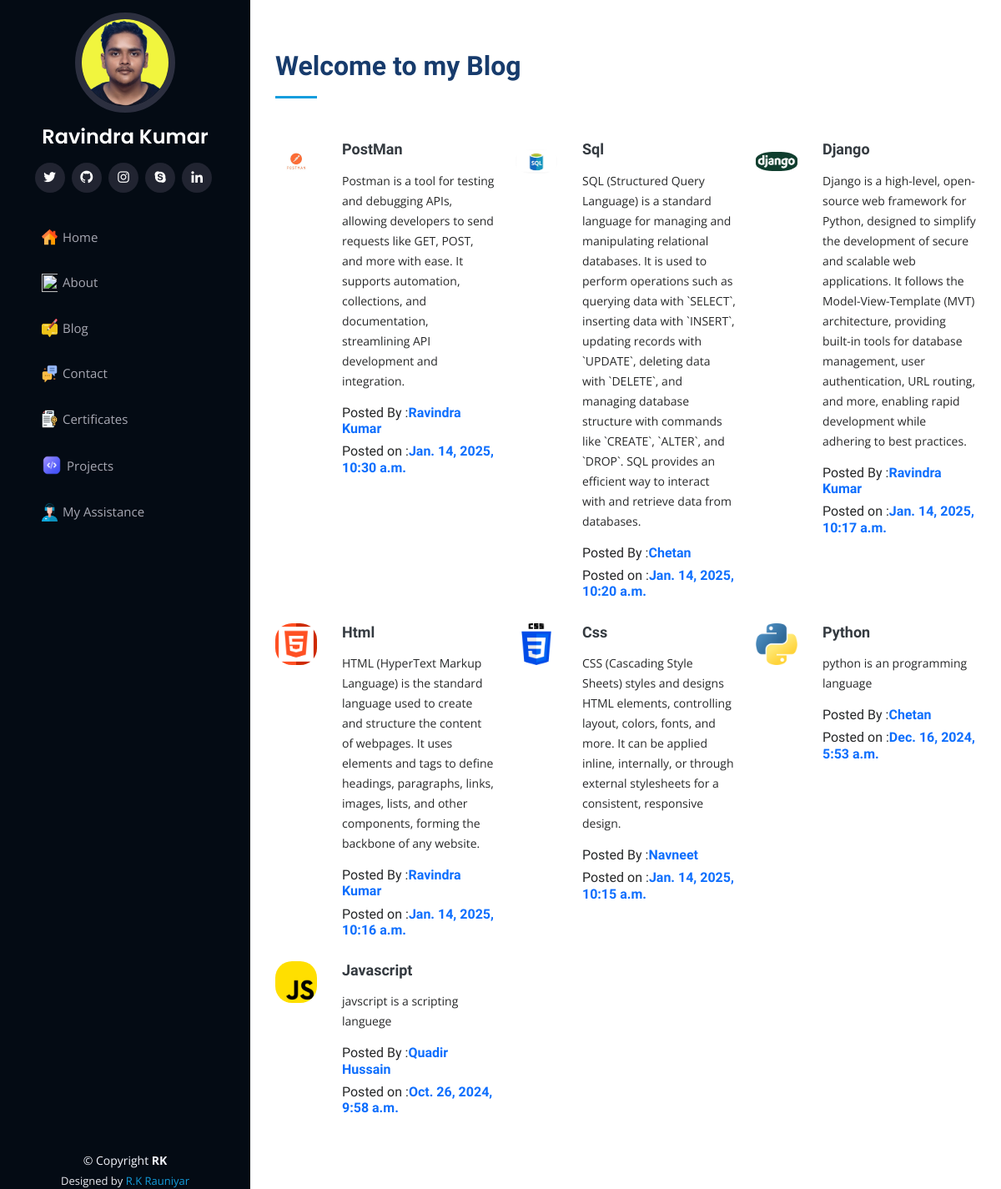
/blog, run on an earlier commit of the app's database.
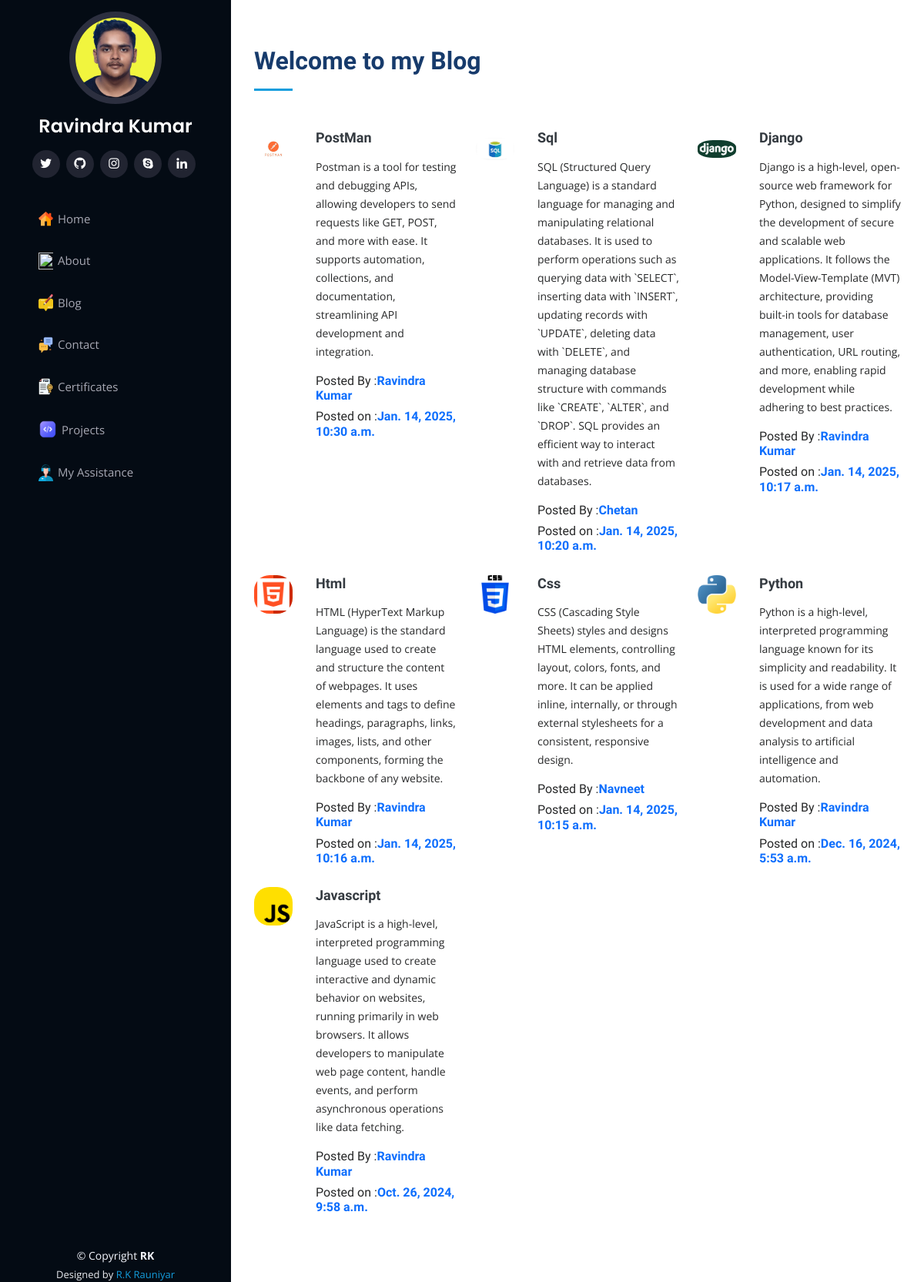
And on a later commit of the database.
### portfolio/models.py (models this page shows, shortened)
class Blog(models.Model):
    title = models.CharField(max_length=60)
    description = models.TextField()
    authname = models.CharField(max_length=15)
    img = models.ImageField(upload_to='blog',blank=True,null=True)
    timeStamp = models.DateTimeField(auto_now_add=True,blank=True)

### portfolio/views.py (the view)
# urls.py: path('blog', views.handleblog, name="blog"),
@csrf_exempt
def handleblog(request):
    posts = Blog.objects.all()
    context = {"posts": posts}
    return render(request, 'handleblog.html', context)

### templates/handleblog.html (shortened to what this page needs)
{% extends 'base.html' %}
{% block body %}
{% load static %}
<section id="services" class="services hidden">
    <div class="container">
        <div class="section-title">
            <h2>Welcome to my Blog</h2>
        </div>
        <div class="row">
            {% for post in posts reversed %}
            <div class="col-lg-4 col-md-6 icon-box" data-aos="fade-up">
                <div class="icon" style="border-radius:40%; height:50px; width:50px">
                    <img
                        style="border-radius:40%"
                        width="100%"
                        height="100%"
                        src="{{post.img.url}}"
                        class="img-fluid"
                        alt="no-image"
                    />
                </div>
                <h4 class="title"><a href="">{{post.title}}</a></h4>
                <p class="description">{{post.description}}</p>
                <div style="padding-left:80px">
                    <h6>Posted By :<b class="text-primary">{{post.authname}}</b></h6>
                    <h6>Posted on :<b class="text-primary">{{post.timeStamp}}</b></h6>
                </div>
            </div>
            {% endfor %}
        </div>
    </div>
</section>
{% endblock body %}

### templates/base.html (shortened to what this page needs)
{% load static %}
<!DOCTYPE html>
<html lang="en">
<head>
  <link href="{% static 'assets/vendor/aos/aos.css' %}" rel="stylesheet">
  <link href="{% static 'assets/vendor/bootstrap/css/bootstrap.min.css' %}" rel="stylesheet">
  <link href="{% static 'assets/vendor/bootstrap-icons/bootstrap-icons.css' %}" rel="stylesheet">
  <link href="{% static 'assets/vendor/boxicons/css/boxicons.min.css' %}" rel="stylesheet">
  <link href="{% static 'assets/vendor/glightbox/css/glightbox.min.css' %}" rel="stylesheet">
  <link href="{% static 'assets/vendor/swiper/swiper-bundle.min.css' %}" rel="stylesheet">
  <link href="{% static 'assets/css/style.css' %}" rel="stylesheet">
</head>
<body>
  <header id="header">
    <div class="d-flex flex-column">
      <div class="profile">
        <img src="{% static 'assets/img/1703669161419.jpeg' %}" alt="home img" class="img-fluid rounded-circle">
        <h1 class="text-light"><a href="index.html">Ravindra Kumar</a></h1>
        <div class="social-links mt-3 text-center">
          <a href="https://x.com/Ravindr60815078?t=IqYHnIbddRM6nbsfDNlAQw&s=08" target="_blank" class="twitter"><i class="bx bxl-twitter"></i></a>
          <a href="https://github.com/Ravindrak0812" target="_blank" class="github"><i class="bx bxl-github"></i></a>
          <a href="#" class="instagram"><i class="bx bxl-instagram"></i></a>
          <a href="#" class="google-plus"><i class="bx bxl-skype"></i></a>
          <a href="https://www.linkedin.com/in/ravindra-kumar-578642207" class="linkedin" target="_blank"><i class="bx bxl-linkedin"></i></a>
        </div>
      </div>
      <nav id="navbar" class="nav-menu navbar" style="padding-left:20px">
   <ul>
  <li><a href="{% url 'home' %}" class="nav-link scrollto" style="padding-right:6px; transition: color 0.3s;" onmouseover="this.style.color='yellow'" onmouseout="this.style.color='';">
    <img src="{% static 'assets/img/home.png' %}" height="22px" width="25px" style="padding-right:6px"> <span>Home</span></a></li>
  <li><a href="{% url 'about' %}" class="nav-link scrollto" style="padding-right:6px; transition: color 0.3s;" onmouseover="this.style.color='yellow'" onmouseout="this.style.color='';">
    <img src="{% static 'assets/img/information.png' %}" height="22px" width="25px" style="padding-right:6px"><span>About</span></a></li>
  <li><a href="{% url 'blog' %}" class="nav-link scrollto" style="padding-right:6px; transition: color 0.3s;" onmouseover="this.style.color='yellow'" onmouseout="this.style.color='';">
    <img src="{% static 'assets/img/notes.png' %}" height="22px" width="25px" style="padding-right:6px"> <span>Blog</span></a></li>
  <li><a href="{% url 'contact' %}" class="nav-link scrollto" style="padding-right:6px; transition: color 0.3s;" onmouseover="this.style.color='yellow'" onmouseout="this.style.color='';">
    <img src="{% static 'assets/img/chat.png' %}" height="22px" width="25px" style="padding-right:6px"> <span>Contact</span></a></li>
  <li><a href="{% url 'certificates' %}" class="nav-link scrollto" style="padding-right:6px; transition: color 0.3s;" onmouseover="this.style.color='yellow'" onmouseout="this.style.color='';">
    <img src="{% static 'assets/img/certificate.png' %}" height="22px" width="25px" style="padding-right:6px"> <span>Certificates</span></a></li>
  <li><a href="{% url 'projects' %}" class="nav-link scrollto" style="padding-right:6px; transition: color 0.3s;" onmouseover="this.style.color='yellow'" onmouseout="this.style.color='';">
    <img src="{% static 'assets/img/code.png' %}" height="25px" width="30px" style="padding-right:6px"> <span>Projects</span></a></li>
  <li><a href="{% url 'assistance' %}" class="nav-link scrollto" style="padding-right:6px; transition: color 0.3s;" onmouseover="this.style.color='yellow'" onmouseout="this.style.color='';">
    <img src="{% static 'assets/img/operator.png' %}" height="22px" width="25px" style="padding-right:6px"> <span>My Assistance</span></a></li>
</ul>
      </nav>
    </div>
  </header>
  <main id="main">
    {% block body %}
    {% endblock body %}
  </main>
  <footer id="footer">
    <div class="container">
      <div class="copyright">
        &copy; Copyright <strong><span>RK</span></strong>
      </div>
      <div class="credits">
        Designed by <a href="">R.K Rauniyar</a>
      </div>
    </div>
  </footer>
</body>
</html>

### static/assets/css/style.css (style rules this page uses)
body { font-family: "Open Sans", sans-serif; color: #272829; }
a { color: #149ddd; text-decoration: none; }
h1, h2, h3, h4, h5, h6 { font-family: "Raleway", sans-serif; }
#header { position: fixed; top: 0; left: 0; bottom: 0; width: 300px; transition: all ease-in-out 0.5s; z-index: 9997; transition: all 0.5s; padding: 0 15px; background: #040b14; overflow-y: auto; }
#header .profile img { margin: 15px auto; display: block; width: 120px; border: 8px solid #2c2f3f; }
#header .profile h1 { font-size: 24px; margin: 0; padding: 0; font-weight: 600; -moz-text-align-last: center; text-align-last: center; font-family: "Poppins", sans-serif; }
#header .profile h1 a, #header .profile h1 a:hover { color: #fff; text-decoration: none; }
#header .profile .social-links a { font-size: 18px; display: inline-block; background: #212431; color: #fff; line-height: 1; padding: 8px 0; margin-right: 4px; border-radius: 50%; text-align: center; width: 36px; height: 36px; transition: 0.3s; }
#main { margin-left: 300px; }
.container, .container-fluid { padding-left: 30px; padding-right: 30px; }
.nav-menu { padding: 30px 0 0 0; }
.nav-menu * { margin: 0; padding: 0; list-style: none; }
.nav-menu>ul>li { position: relative; white-space: nowrap; }
.nav-menu a, .nav-menu a:focus { display: flex; align-items: center; color: #a8a9b4; padding: 12px 15px; margin-bottom: 8px; transition: 0.3s; font-size: 15px; }
section { padding: 60px 0; overflow: hidden; }
.section-title { padding-bottom: 30px; }
.section-title h2 { font-size: 32px; font-weight: bold; margin-bottom: 20px; padding-bottom: 20px; position: relative; color: #173b6c; }
.section-title h2::after { content: ""; position: absolute; display: block; width: 50px; height: 3px; background: #149ddd; bottom: 0; left: 0; }
.services .icon-box { margin-bottom: 20px; }
.services .icon { float: left; display: flex; align-items: center; justify-content: center; width: 54px; height: 54px; border-radius: 50%; transition: 0.5s; }
.services .title { margin-left: 80px; font-weight: 700; margin-bottom: 15px; font-size: 18px; }
.services .title a { color: #343a40; }
.services .description { margin-left: 80px; line-height: 24px; font-size: 14px; }
#footer { padding: 0px; color: #f4f6fd; font-size: 14px; position: fixed; left: 0; bottom: 0; width: 300px; z-index: 9999; background: #040b14; }
#footer .copyright { text-align: center; }
#footer .credits { padding-top: 5px; text-align: center; font-size: 13px; color: #eaebf0; }

### templates/handleblog.html (style rules this page uses)
.fade-in { display: block; animation: fadeIn 1s ease-in forwards; }

What changed in the data, as far as the page shows it:
changed Blog "Python": description "python is an programming language" → "Python is a high-level, interpreted programming language known for its simplicity and readability. It is used for a wide range of applications, from web development and data analysis to artificial intelligence and automation."; authname "Chetan" → "Ravindra Kumar"
changed Blog "Javascript": description "javscript is a scripting languege" → "JavaScript is a high-level, interpreted programming language used to create interactive and dynamic behavior on websites, running primarily in web browsers. It allows developers to manipulate web page content, handle events, and perform asynchronous operations like data fetching."; authname "Quadir Hussain" → "Ravindra Kumar"
